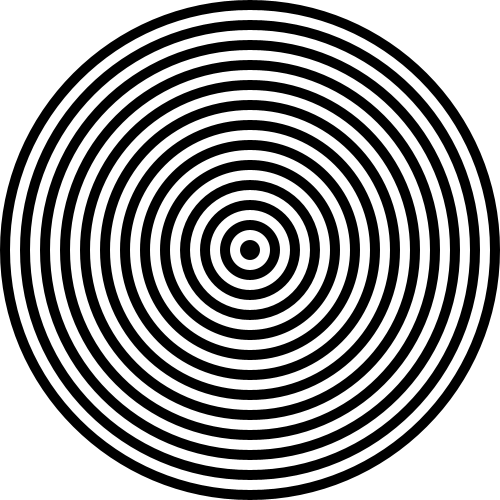
Frame 1 (no input)
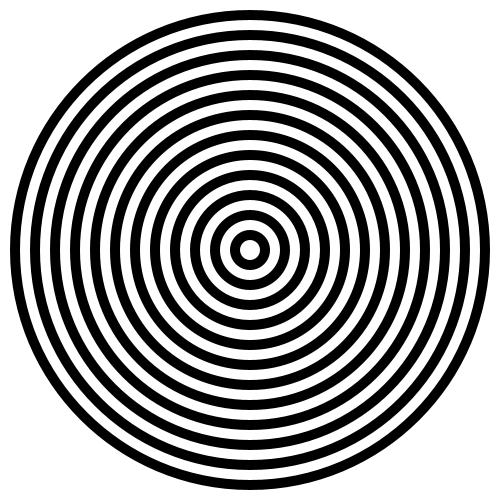
Frame 60 (the mouse pressed at the canvas centre just before this capture)
Frame 120 (the mouse held since frame 60 and released just before this capture): identical to frame 60, image omitted

The Processing sketch that drew these frames (run headless with seeded random() and noise(); from frame 60 on, the mouse is pressed at the canvas centre):

// Processing sketch: big_circle
// ── big_circle.pde
int time;
float circle_radius;
float tenth;
boolean black = true;

void setup(){
  size(500,500);
  background(255);
  tenth = height/7.0;
  circle_radius = 24.0;
  time = 0;
}

void draw(){
  noStroke();
  background(255);

  int colour = 0;
  noStroke();
  for (int circle_radius = 500; circle_radius > 0; circle_radius-=20){
    if(!black){
      fill(255);
    }
    else{
      fill(0);
    }
    ellipse(width/2.0, height/2.0, circle_radius, circle_radius);
    black = !black;
  }
   if( millis() > time ){
    time = millis() + 2000;
  }

}
